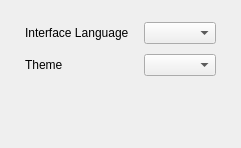
        <widget class="QWidget" name="appearance">
         <attribute name="title">
          <string>Software Settings</string>
         </attribute>
         <layout class="QVBoxLayout" name="verticalLayout_appearance">
          <property name="spacing">
           <number>10</number>
          </property>
          <property name="leftMargin">
           <number>10</number>
          </property>
          <property name="topMargin">
           <number>10</number>
          </property>
          <property name="rightMargin">
           <number>10</number>
          </property>
          <property name="bottomMargin">
           <number>10</number>
          </property>
          <item>
           <widget class="QFrame" name="appearance_card">
            <property name="card" stdset="0">
             <bool>true</bool>
            </property>
            <layout class="QGridLayout" name="appearance_card_layout" columnstretch="0,1">
             <property name="leftMargin">
              <number>15</number>
             </property>
             <property name="topMargin">
              <number>12</number>
             </property>
             <property name="rightMargin">
              <number>15</number>
             </property>
             <property name="bottomMargin">
              <number>12</number>
             </property>
             <property name="horizontalSpacing">
              <number>15</number>
             </property>
             <property name="verticalSpacing">
              <number>10</number>
             </property>
             <item row="0" column="0">
              <widget class="QLabel" name="appearance_language_label">
               <property name="text">
                <string>Interface Language</string>
               </property>
              </widget>
             </item>
             <item row="0" column="1">
              <widget class="QComboBox" name="ui_language_comb"/>
             </item>
             <item row="1" column="0">
              <widget class="QLabel" name="appearance_theme_label">
               <property name="text">
                <string>Theme</string>
               </property>
              </widget>
             </item>
             <item row="1" column="1">
              <widget class="QComboBox" name="theme_comb"/>
             </item>
            </layout>
           </widget>
          </item>
          <item>
           <widget class="FirewallCard" name="firewall_card"/>
          </item>
          <item>
           <spacer name="verticalSpacer_appearance">
            <property name="orientation">
             <enum>Qt::Orientation::Vertical</enum>
            </property>
            <property name="sizeHint" stdset="0">
             <size>
              <width>20</width>
              <height>40</height>
             </size>
            </property>
           </spacer>
          </item>
         </layout>
        </widget>
